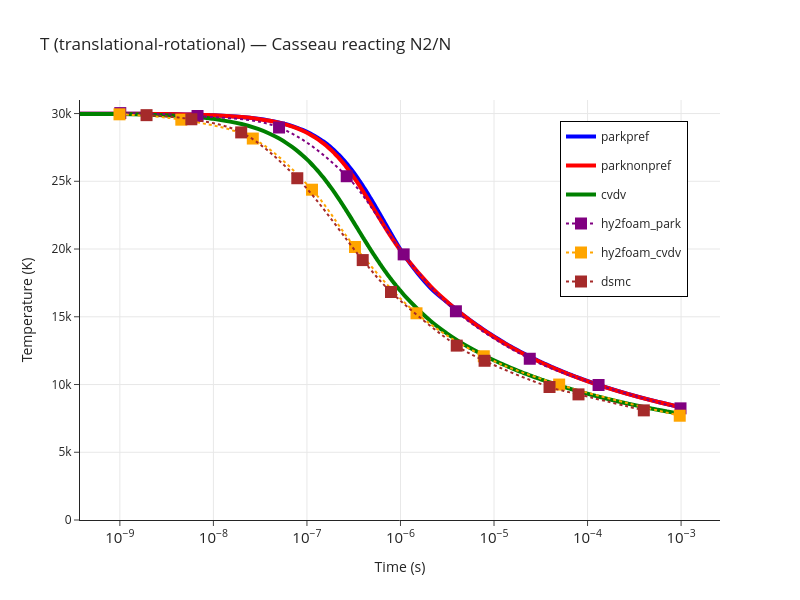

The code cell stored with this chart in its notebook:
### Code cell
subsample_factor = 10
subsample_start_index = 10

runs = {
    "parkpref": U_field_parkpref,
    "parknonpref": U_field_parknonpref,
    "cvdv": U_field_cvdv,
}
run_colors = {"parkpref": "blue", "parknonpref": "red", "cvdv": "green"}


def subsample(U):
    return jnp.concatenate(
        [U[:subsample_start_index], U[subsample_start_index::subsample_factor]], axis=0
    )


t_plot = jnp.concatenate(
    [t[:subsample_start_index], t[subsample_start_index::subsample_factor]], axis=0
)

def _extract_prim(U, em):
    prim = extract_primitives_from_U(U, em)
    return prim.Y_s, prim.rho, prim.T, prim.Tv, prim.p

extract_primitives_from_U_jitted = jax.jit(_extract_prim)

# Precompute primitives for all runs
run_primitives = {}
for run_name, U_field in runs.items():
    Y_s, rho, T, T_V, p = jax.vmap(extract_primitives_from_U_jitted, in_axes=(0, None))(
        subsample(U_field), equation_manager
    )
    run_primitives[run_name] = (Y_s, rho, T, T_V, p)

from plotly import graph_objects as go
import pandas as pd


# ── helpers for reference CSV ─────────────────────────────────────────────────
def load_ref_csv(csv_path):
    df = pd.read_csv(csv_path, skiprows=1)
    with open(csv_path) as f:
        dataset_names = [n for n in f.readline().strip().split(",") if n]
    return df, dataset_names


def iter_ref_traces(df, dataset_names, suffix_map):
    """Yield (prefix, name, x_data, y_data) for each dataset."""
    for i, name in enumerate(dataset_names):
        x_col, y_col = i * 2, i * 2 + 1
        if y_col >= len(df.columns):
            continue
        x = pd.to_numeric(df.iloc[:, x_col], errors="coerce").dropna().values
        y = pd.to_numeric(df.iloc[:, y_col], errors="coerce").dropna().values
        n = min(len(x), len(y))
        prefix = name
        for suffix in suffix_map:
            if suffix in name:
                prefix = name.replace(suffix, "")
                break
        yield prefix, name, x[:n], y[:n]


def _temp_layout(fig, title, pdf_path):
    fig.update_xaxes(type="log", exponentformat="power", showexponent="all", showgrid=True)
    fig.update_yaxes(range=[0, 31000], showgrid=True)
    fig.update_layout(
        template="simple_white",
        title=title,
        xaxis_title="Time (s)",
        yaxis_title="Temperature (K)",
        legend=dict(x=0.95, y=0.95, xanchor="right", yanchor="top", borderwidth=1, bordercolor="black"),
        width=800,
        height=600,
    )
    fig.show()
    fig.update_layout(
        title=None,
        width=1200,
        height=600,
        margin=dict(t=10, b=100, l=80, r=10),
        xaxis=dict(title_font=dict(size=22), tickfont=dict(size=18), tickangle=45),
        yaxis=dict(title_font=dict(size=22), tickfont=dict(size=18)),
        legend=dict(
            font=dict(size=18),
            x=0.5,
            y=-0.25,
            xanchor="center",
            yanchor="top",
            borderwidth=1,
            bordercolor="white",
            orientation="h",
        ),
    )
    fig.write_image(pdf_path)


ref_colors = ["purple", "orange", "brown", "pink", "gray"]
df_temp, dataset_names_temp = load_ref_csv(
    "/home/hhoechter/tum/jaxfluids_internship/experiments/heatbath_0d_casseau/casseau_figure_3_5_temperature.csv"
)

# ── T (translational-rotational) plot ────────────────────────────────────────
fig = go.Figure()

for run_name, (_, _, T, _, _) in run_primitives.items():
    color = run_colors[run_name]
    fig.add_trace(
        go.Scatter(
            x=t_plot,
            y=T[:, 0],
            mode="lines",
            name=run_name,
            legendgroup=run_name,
            showlegend=True,
            line=dict(color=color, shape="spline", smoothing=1.0, width=4),
        )
    )

fig.add_hline(y=7623.3, name="T_eq Casseau", line_dash="dash", line_color="black")

seen_prefixes = {}
for prefix, name, x, y in iter_ref_traces(df_temp, dataset_names_temp, ["_t_v", "_t_tr"]):
    if "_t_tr" not in name:
        continue
    is_new = prefix not in seen_prefixes
    if is_new:
        seen_prefixes[prefix] = ref_colors[len(seen_prefixes) % len(ref_colors)]
    color = seen_prefixes[prefix]
    fig.add_trace(
        go.Scatter(
            x=x,
            y=y * 1000,
            mode="markers+lines",
            name=prefix,
            legendgroup=f"ref_{prefix}",
            showlegend=is_new,
            line=dict(dash="dot", shape="spline", smoothing=1.0, color=color),
            marker=dict(color=color, symbol="square", size=12),
        )
    )

_temp_  layout(fig, "T (translational-rotational) — Casseau reacting N2/N",
             "/home/hhoechter/tum/jaxfluids_internship/experiments/heatbath_0d_casseau/31t.pdf")


# ── T_V (vibrational) plot ────────────────────────────────────────────────────
fig = go.Figure()

for run_name, (_, _, _, T_V, _) in run_primitives.items():
    color = run_colors[run_name]
    fig.add_trace(
        go.Scatter(
            x=t_plot,
            y=T_V[:, 0],
            mode="lines",
            name=run_name,
            legendgroup=run_name,
            showlegend=True,
            line=dict(color=color, shape="spline", smoothing=1.0, width=4),
        )
    )

seen_prefixes = {}
for prefix, name, x, y in iter_ref_traces(df_temp, dataset_names_temp, ["_t_v", "_t_tr"]):
    if "_t_v" not in name:
        continue
    is_new = prefix not in seen_prefixes
    if is_new:
        seen_prefixes[prefix] = ref_colors[len(seen_prefixes) % len(ref_colors)]
    color = seen_prefixes[prefix]
    fig.add_trace(
        go.Scatter(
            x=x,
            y=y * 1000,
            mode="markers+lines",
            name=prefix,
            legendgroup=f"ref_{prefix}",
            showlegend=is_new,
            line=dict(dash="dot", shape="spline", smoothing=1.0, color=color),
            marker=dict(color=color, symbol="circle", size=12),
        )
    )

_temp_layout(fig, "T_V (vibrational) — Casseau reacting N2/N",
             "/home/hhoechter/tum/jaxfluids_internship/experiments/heatbath_0d_casseau/31v.pdf")


# ── Number density plot ───────────────────────────────────────────────────────
fig = go.Figure()

for run_name, (Y_s, rho, _, _, _) in run_primitives.items():
    color = run_colors[run_name]
    M = jnp.sum(Y_s * species.molar_masses[None, None, :], axis=2)
    n = Y_s[:, 0, :] * rho / M * constants.N_A
    n_tot = jnp.sum(n, axis=1)[0]
    n_N2 = n[:, species.names.index("N2")]
    n_N = n[:, species.names.index("N")]

    fig.add_trace(
        go.Scatter(
            x=t_plot,
            y=n_N2 / n_tot,
            mode="lines",
            name=run_name,
            legendgroup=run_name,
            showlegend=True,
            line=dict(color=color, shape="spline", smoothing=1.0, width=4),
        )
    )
    fig.add_trace(
        go.Scatter(
            x=t_plot,
            y=n_N / n_tot,
            mode="lines",
            name=run_name,
            legendgroup=run_name,
            showlegend=False,
            line=dict(color=color, dash="dash", shape="spline", smoothing=1.0, width=4),
        )
    )

df, dataset_names = load_ref_csv(
    "/home/hhoechter/tum/jaxfluids_internship/experiments/heatbath_0d_casseau/casseau_figure_3_5_density.csv"
)
seen_prefixes = {}
for prefix, name, x, y in iter_ref_traces(df, dataset_names, ["_n2", "_n"]):
    is_new = prefix not in seen_prefixes
    if is_new:
        seen_prefixes[prefix] = ref_colors[len(seen_prefixes) % len(ref_colors)]
    color = seen_prefixes[prefix]
    fig.add_trace(
        go.Scatter(
            x=x,
            y=y,
            mode="markers+lines",
            name=prefix,
            legendgroup=f"ref_{prefix}",
            showlegend=is_new,
            line=dict(dash="dot", shape="spline", smoothing=1.0, color=color),
            marker=dict(color=color),
        )
    )

fig.update_xaxes(type="log", exponentformat="power", showexponent="all", showgrid=True)
fig.update_layout(
    template="simple_white",
    title="Species number densities over time",
    xaxis_title="Time (s)",
    yaxis_title="normalized number density",
    legend=dict(
        x=0.05,
        y=0.95,
        xanchor="left",
        yanchor="top",
        borderwidth=1,
        bordercolor="black",
    ),
    width=800,
    height=600,
)
fig.show()
fig.update_layout(
    title=None,
    width=1200,
    height=600,
    margin=dict(t=10, b=100, l=80, r=10),
    xaxis=dict(title_font=dict(size=22), tickfont=dict(size=18), tickangle=45),
    yaxis=dict(title_font=dict(size=22), tickfont=dict(size=18)),
    legend=dict(
        font=dict(size=18),
        x=0.5,
        y=-0.25,
        xanchor="center",
        yanchor="top",
        borderwidth=1,
        bordercolor="white",
        orientation="h",
    ),
)
fig.write_image(
    "/home/hhoechter/tum/jaxfluids_internship/experiments/heatbath_0d_casseau/31n.pdf"
)

### Figure 1 — Plotly figure (JSON) as saved in the notebook; plotly's stock layout.template omitted (floating-point values rounded to 4 significant figures; data arrays with more than 128 entries replaced by an {"elided": "..."} marker saying what was removed)
{"data": [{"legendgroup": "parkpref", "line": {"color": "blue", "shape": "spline", "smoothing": 1, "width": 4}, "mode": "lines", "name": "parkpref", "showlegend": true, "type": "scatter", "x": {"elided": "1108 float values"}, "y": {"elided": "1108 float values"}}, {"legendgroup": "parknonpref", "line": {"color": "red", "shape": "spline", "smoothing": 1, "width": 4}, "mode": "lines", "name": "parknonpref", "showlegend": true, "type": "scatter", "x": {"elided": "1108 float values"}, "y": {"elided": "1108 float values"}}, {"legendgroup": "cvdv", "line": {"color": "green", "shape": "spline", "smoothing": 1, "width": 4}, "mode": "lines", "name": "cvdv", "showlegend": true, "type": "scatter", "x": {"elided": "1108 float values"}, "y": {"elided": "1108 float values"}}, {"legendgroup": "ref_hy2foam_park", "line": {"color": "purple", "dash": "dot", "shape": "spline", "smoothing": 1}, "marker": {"color": "purple", "size": 12, "symbol": "square"}, "mode": "markers+lines", "name": "hy2foam_park", "showlegend": true, "type": "scatter", "x": [1.01e-09, 6.766e-09, 5.033e-08, 2.663e-07, 1.081e-06, 3.914e-06, 2.411e-05, 0.0001312, 0.0009855], "y": [30030.0, 29820.0, 28970.0, 25370.0, 19600.0, 15410.0, 11900.0, 9965.0, 8240.0]}, {"legendgroup": "ref_hy2foam_cvdv", "line": {"color": "orange", "dash": "dot", "shape": "spline", "smoothing": 1}, "marker": {"color": "orange", "size": 12, "symbol": "square"}, "mode": "markers+lines", "name": "hy2foam_cvdv", "showlegend": true, "type": "scatter", "x": [9.912e-10, 4.539e-09, 2.638e-08, 1.133e-07, 3.262e-07, 1.484e-06, 7.777e-06, 4.972e-05, 0.0009673], "y": [29940.0, 29550.0, 28160.0, 24380.0, 20150.0, 15260.0, 12080.0, 9998.0, 7697.0]}, {"legendgroup": "ref_dsmc", "line": {"color": "brown", "dash": "dot", "shape": "spline", "smoothing": 1}, "marker": {"color": "brown", "size": 12, "symbol": "square"}, "mode": "markers+lines", "name": "dsmc", "showlegend": true, "type": "scatter", "x": [1.928e-09, 5.812e-09, 1.983e-08, 7.887e-08, 3.948e-07, 7.915e-07, 3.995e-06, 7.927e-06, 3.921e-05, 8.003e-05, 0.0003994], "y": [29880.0, 29580.0, 28610.0, 25230.0, 19180.0, 16830.0, 12870.0, 11750.0, 9817.0, 9272.0, 8092.0]}], "layout": {"height": 600, "legend": {"bordercolor": "black", "borderwidth": 1, "x": 0.95, "xanchor": "right", "y": 0.95, "yanchor": "top"}, "shapes": [{"line": {"color": "black", "dash": "dash"}, "name": "T_eq Casseau", "type": "line", "x0": 0, "x1": 1, "xref": "x domain", "y0": 7623.0, "y1": 7623.0, "yref": "y"}], "title": {"text": "T (translational-rotational) — Casseau reacting N2/N"}, "width": 800, "xaxis": {"exponentformat": "power", "showexponent": "all", "showgrid": true, "title": {"text": "Time (s)"}, "type": "log"}, "yaxis": {"range": [0, 31000], "showgrid": true, "title": {"text": "Temperature (K)"}}}}
